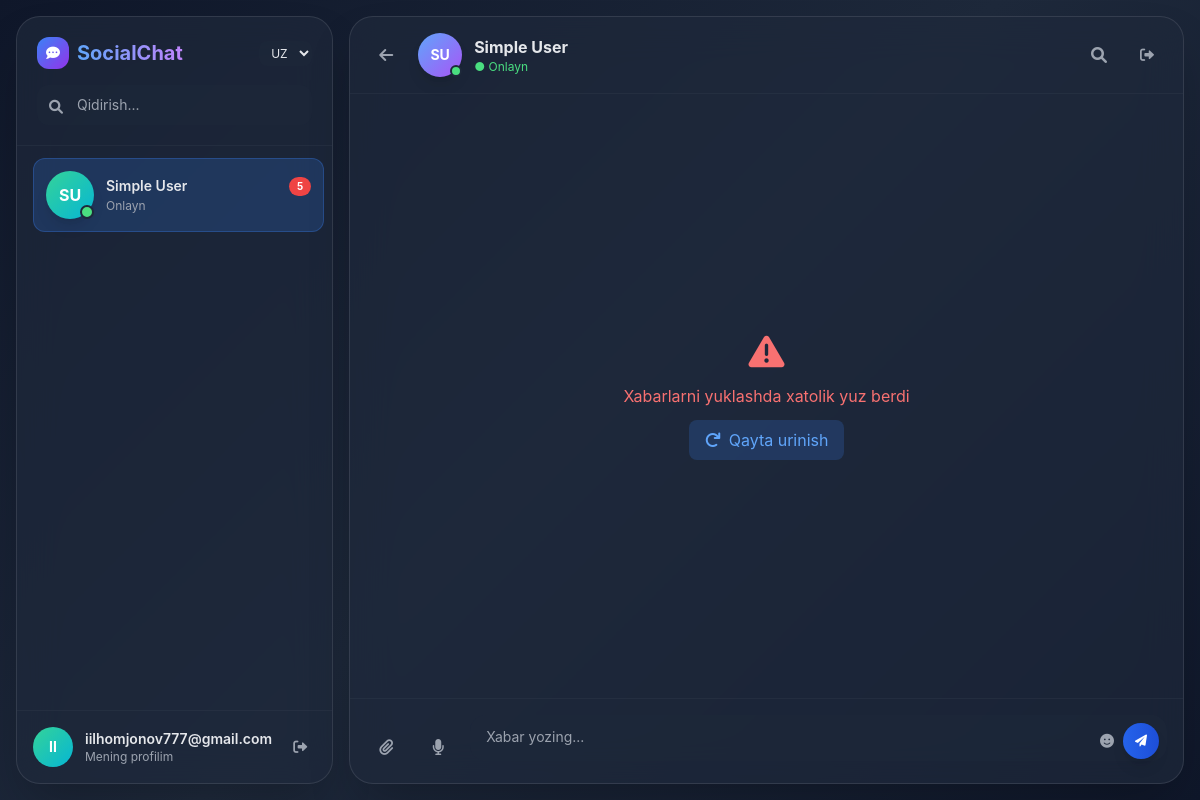
The app's page /?id=2 (signed in), older data.
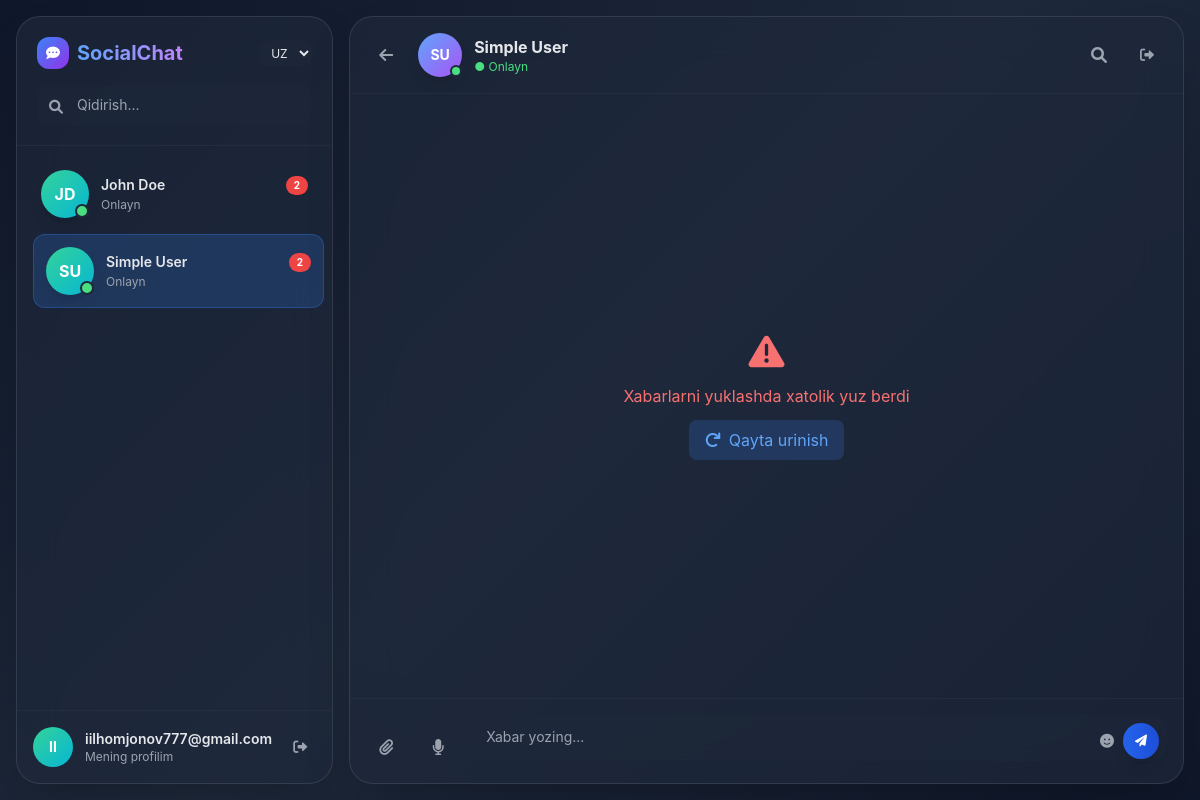
The same page, newer data.
### tables this page shows
CREATE TABLE users (
    id INT PRIMARY KEY AUTO_INCREMENT,
    name VARCHAR(50) NOT NULL,
    email VARCHAR(100) NOT NULL UNIQUE,
    password VARCHAR(255) NOT NULL,
    created_at TIMESTAMP DEFAULT CURRENT_TIMESTAMP,
    updated_at TIMESTAMP DEFAULT CURRENT_TIMESTAMP ON UPDATE CURRENT_TIMESTAMP
);

### db.php (called while the page is built, shortened)
<?php
class Database
{
    private $conn;
    public function __construct()
    {
        try {
            $this->conn = new PDO(
                "mysql:host=" . DB_SERVER . ";dbname=" . DB_NAME,
                DB_USERNAME,
                DB_PASSWORD,
                [
                    PDO::ATTR_ERRMODE => PDO::ERRMODE_EXCEPTION,
                    PDO::ATTR_DEFAULT_FETCH_MODE => PDO::FETCH_ASSOC,
                    PDO::ATTR_EMULATE_PREPARES => false,
                ]
            );
        } catch (PDOException $e) {
            die("Database connection error: " . $e->getMessage());
        }
    }
    public function execute($sql, $params = [])
    {
        try {
            $stmt = $this->conn->prepare($sql);
            $stmt->execute($params);
            return $stmt;
        } catch (PDOException $e) {
            die("Query Error: " . $e->getMessage());
        }
    }
}

### index.php (the view, shortened to what the changed rows need)
<?php
include 'db.php';
$db = new Database();
$currentUserId = $_SESSION['user']['id'];
$sql = "
    SELECT
        u.id,
        u.name,
        u.email,
        u.avatar,
        MAX(m.created_at) as last_message_date,
        SUM(CASE WHEN m.sender_id = u.id AND m.receiver_id = ? AND m.status = 'sent' THEN 1 ELSE 0 END) as unread_count
    FROM users u
    LEFT JOIN messages m ON (u.id = m.sender_id AND m.receiver_id = ?)
                         OR (u.id = m.receiver_id AND m.sender_id = ?)
    WHERE u.id != ?
    GROUP BY u.id, u.name, u.email, u.avatar
    ORDER BY (MAX(m.created_at) IS NULL) ASC, MAX(m.created_at) DESC
";
$stmt = $db->execute($sql, [$currentUserId, $currentUserId, $currentUserId, $currentUserId]);
$contacts = $stmt->fetchAll(PDO::FETCH_ASSOC);
?>
<!DOCTYPE html>
<html lang="en" class="dark">
<head>
    <script src="https://cdn.tailwindcss.com"></script>
    <link rel="stylesheet" href="https://cdnjs.cloudflare.com/ajax/libs/font-awesome/6.0.0-beta3/css/all.min.css">
</head>
<body class="text-gray-200 antialiased">
    <div class="flex h-screen p-3 md:p-4 gap-3 md:gap-4">
        <div class="sidebar-panel glass-panel rounded-2xl md:rounded-3xl flex flex-col flex-shrink-0 shadow-2xl md:relative md:transform-none" id="sidebar">
            <div class="p-4 md:p-5 border-b border-gray-700/30">
                <div class="flex items-center justify-between mb-4">
                    <div class="flex items-center gap-2">
                        <h2 class="text-lg md:text-xl font-bold bg-gradient-to-r from-blue-400 to-purple-400 bg-clip-text text-transparent">
                        </h2>
                    </div>
                </div>
            </div>
            <div class="flex-1 overflow-y-auto custom-scrollbar p-2 md:p-3 space-y-1" id="contactsList">
                <?php foreach ($contacts as $contact) : ?>
                    <?php
                    $nameParts = explode(' ', trim($contact['name']));
                    $initials = strtoupper(substr($nameParts[0], 0, 1) . (isset($nameParts[1]) ? substr($nameParts[1], 0, 1) : ''));
                    $safeName = htmlspecialchars($contact['name'], ENT_QUOTES, 'UTF-8');
                    $userId = $contact['id'];
                    $isActive = (isset($_GET['id']) && $_GET['id'] == $userId) ? 'active' : '';
                    $unreadCount = (int)$contact['unread_count'];
                    ?>
                    <a href="?id=<?= $userId ?>" class="user-card flex items-center gap-3 p-3 rounded-xl cursor-pointer block hover:no-underline <?= $isActive ?>">
                        <div class="relative flex-shrink-0">
                            <?php if (!empty($contact['avatar'])) : ?>
                                <img src="<?= htmlspecialchars($contact['avatar']) ?>" alt="<?= $safeName ?>" class="w-12 h-12 rounded-full object-cover shadow-lg">
                            <?php else : ?>
                                <div class="w-12 h-12 bg-gradient-to-br from-emerald-400 to-cyan-500 rounded-full flex items-center justify-center shadow-lg">
                                    <span class="font-bold text-white"><?= $initials ?></span>
                                </div>
                            <?php endif; ?>
                            <span class="absolute bottom-0 right-0 w-3.5 h-3.5 bg-green-400 rounded-full border-2 border-slate-800 pulse-dot"></span>
                        </div>
                        <div class="flex-1 min-w-0">
                            <div class="flex items-center justify-between mb-0.5">
                                <p class="font-semibold text-sm truncate"><?= $safeName ?></p>
                                <?php if ($unreadCount > 0) : ?>
                                    <span class="bg-red-500 text-white text-[10px] font-bold px-2 py-0.5 rounded-full">
                                        <?= $unreadCount ?>
                                    </span>
                                <?php endif; ?>
                            </div>
                            <p class="text-xs text-gray-400" data-i18n="online">Onlayn</p>
                        </div>
                    </a>
                <?php endforeach; ?>
            </div>
        </div>
    </div>
</body>
</html>

Row changes from the older to the newer data that the page shows:
added users: name "JD", name "John Doe", unreadCount "2"
computed for users "SU": unreadCount "5" → "2"
